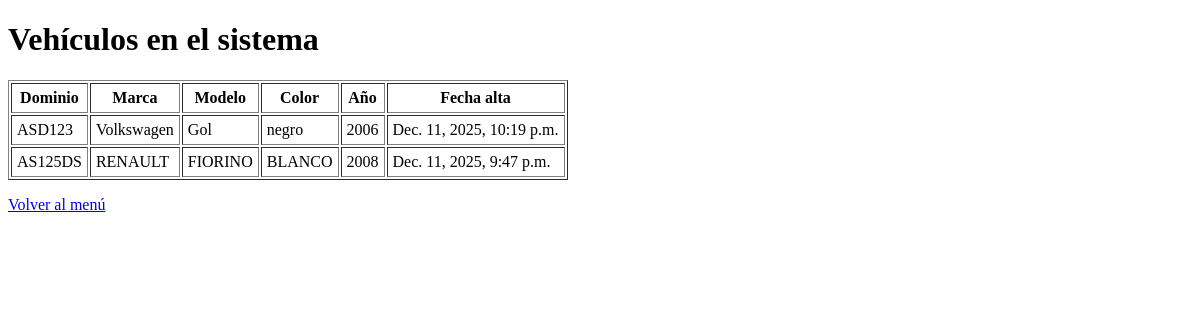
Before: /vehiculos/lista/ (signed in) with the older database file.
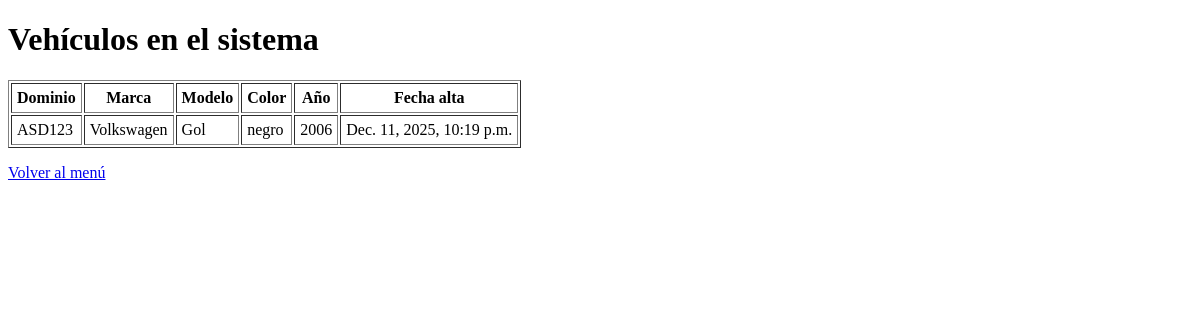
After: the same page with the newer database file.
### vehiculos/models.py (models this page shows, shortened)
class Vehiculo(models.Model):
    dominio = models.CharField("Dominio (Patente)", max_length=10, unique=True)
    marca = models.CharField(max_length=50, blank=True)
    modelo = models.CharField(max_length=50, blank=True)
    color = models.CharField(max_length=30, blank=True)
    nro_chasis = models.CharField("N° de chasis", max_length=50, blank=True)
    nro_motor = models.CharField("N° de motor", max_length=50, blank=True)
    anio = models.PositiveIntegerField("Año", null=True, blank=True)
    fecha_alta = models.DateTimeField(auto_now_add=True)

### vehiculos/views.py (the view)
# urls.py: path("lista/", views.lista_vehiculos, name="lista_vehiculos"),
@login_required
def lista_vehiculos(request):
    grupos = set(request.user.groups.values_list("name", flat=True))
    if "ENCARGADO_PLAYON" not in grupos and "ADMIN_SISTEMA" not in grupos:
        return render(request, "vehiculos/no_permiso.html")
    vehiculos = Vehiculo.objects.all().order_by("-fecha_alta")
    return render(request, "vehiculos/lista.html", {"vehiculos": vehiculos})

### templates/vehiculos/lista.html (shortened to what this page needs)
<!DOCTYPE html>
<html lang="es">
<head>
</head>
<body>
    <h1>Vehículos en el sistema</h1>
    <table border="1" cellpadding="5">
        <tr>
            <th>Dominio</th>
            <th>Marca</th>
            <th>Modelo</th>
            <th>Color</th>
            <th>Año</th>
            <th>Fecha alta</th>
        </tr>
        {% for v in vehiculos %}
        <tr>
            <td>{{ v.dominio }}</td>
            <td>{{ v.marca }}</td>
            <td>{{ v.modelo }}</td>
            <td>{{ v.color }}</td>
            <td>{{ v.anio }}</td>
            <td>{{ v.fecha_alta }}</td>
        </tr>
        {% endfor %}
    </table>
    <p><a href="{% url 'home' %}">Volver al menú</a></p>
</body>
</html>

Changed rows visible on the page:
removed Vehiculo: dominio "AS125DS", marca "RENAULT", modelo "FIORINO", color "BLANCO", anio "2008", fecha_alta "Dec. 11, 2025, 9:47 p.m."
